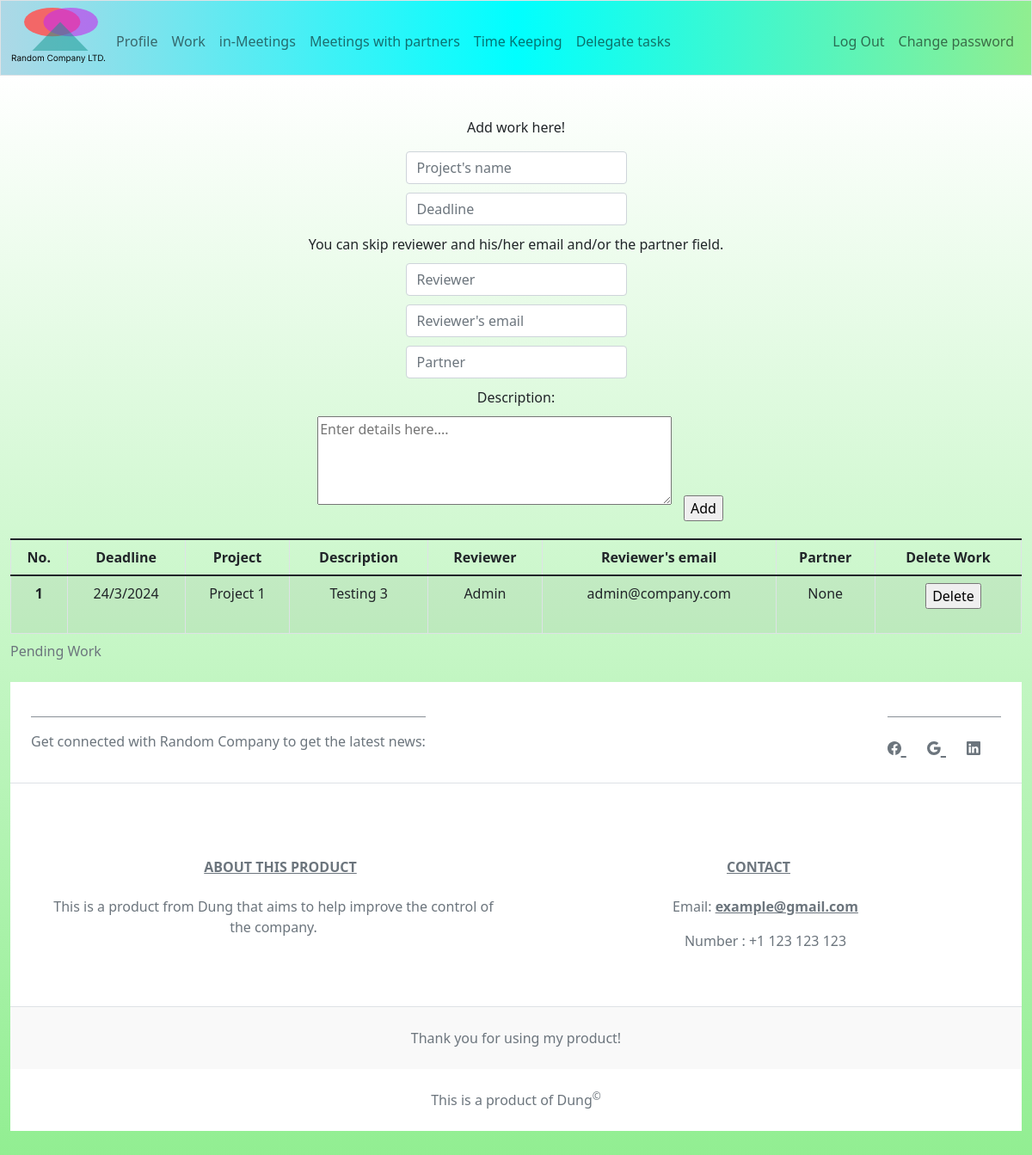
Page /work (signed in) on the earlier database version.
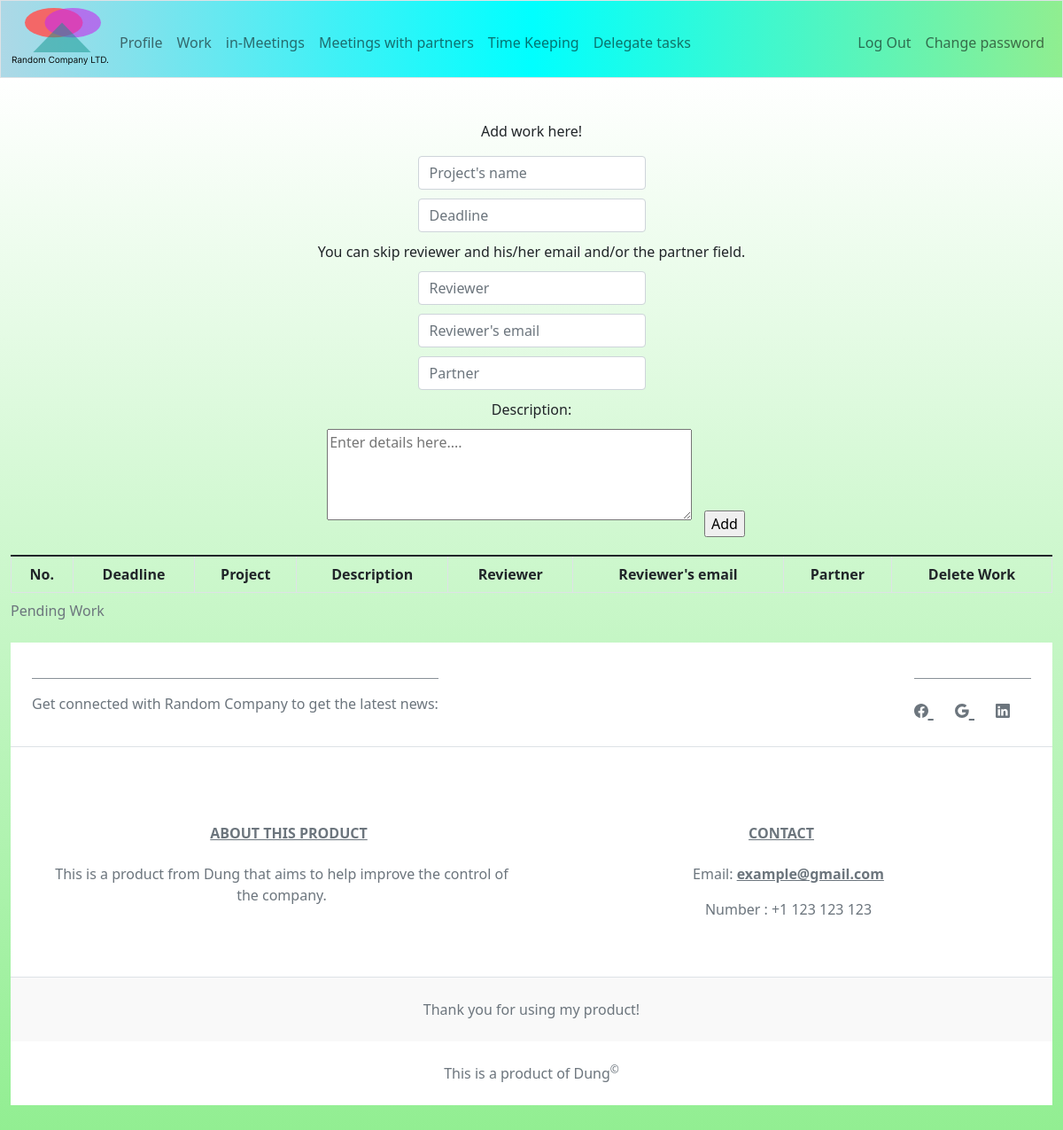
Same page on the later database version.
### tables this page shows
CREATE TABLE work (
    id INTEGER,
    worker_id INTEGER,
    project_id INTEGER,
    description TEXT NOT NULL,
    deadline TEXT NOT NULL,
    reviewer_id INTEGER,
    partner_id INTEGER,
    PRIMARY KEY(id),
    FOREIGN KEY(worker_id) REFERENCES workers(id),
    FOREIGN KEY(reviewer_id) REFERENCES workers(id),
    FOREIGN KEY(project_id) REFERENCES projects(id),
    FOREIGN KEY(partner_id) REFERENCES partners(id)
);

CREATE TABLE projects (
    id INTEGER,
    name TEXT NOT NULL UNIQUE,
    partner_id INTEGER,
    PRIMARY KEY(id),
    FOREIGN KEY(partner_id) REFERENCES partners(id)
);

CREATE TABLE workers (
    id INTEGER,
    name TEXT NOT NULL,
    email TEXT NOT NULL UNIQUE,
    pwd_hash TEXT NOT NULL,
    team_id INTEGER,
    birth TEXT NOT NULL,
    role TEXT NOT NULL,
    PRIMARY KEY(id),
    FOREIGN KEY(team_id) REFERENCES teams(id)
);

### app.py (the view)
@app.route("/work", methods=["GET", "POST"])
@login_required
def work():
    if request.method == "POST":
        if not (project := request.form.get("project").title()):
            return apology("You must enter a project that the work belongs to!")
        if not (info := request.form.get("info")):
            return apology("You must add description for the work!")
        if not (deadline := request.form.get("deadline")):
            return apology("You must enter a deadline for your work!")
        try:
            if datetime.strptime(deadline, "%d/%m/%Y") <= datetime.now():
                return apology("Not a valid deadline!")
        except ValueError:
            return apology("Inappropriate date format!")
        review = True
        reviewer_email = request.form.get("reviewer_email")
        if not (reviewer := request.form.get("reviewer")) and not (reviewer_email):
            review = False
        partner_rev = True
        if not (partner := request.form.get("partner").title()):
            partner_rev = False
        if len(fetch1 := db.execute("SELECT id FROM projects WHERE name = ?", project)) < 1:
            return apology("No such project!")
        project_id = fetch1[0]["id"]
        fetch2 = db.execute("SELECT id FROM workers WHERE name = ? AND email = ?", reviewer, reviewer_email)
        if review and len(fetch2) < 1:
            return apology("No such reviewer!")
        if len(fetch2) == 0:
            reviewer_id = None
        else:
            reviewer_id = fetch2[0]["id"]
        fetch3 = db.execute("SELECT id FROM partners WHERE name = ?", partner)
        if partner_rev and len(fetch3) < 1:
            return apology("No such partner!")
        if len(fetch3) == 0:
            partner_id = None
        else:
            partner_id = fetch3[0]["id"]
        if review:
            if partner_rev:
                db.execute("""INSERT INTO work(worker_id, project_id, description, deadline, reviewer_id, partner_id)
                        VALUES(?, ?, ?, ?, ?, ?)""", session["user_id"], project_id, info, deadline, reviewer_id, partner_id)
            else:
                db.execute("""INSERT INTO work(worker_id, project_id, description, deadline, reviewer_id, partner_id)
                        VALUES(?, ?, ?, ?, ?, NULL)""", session["user_id"], project_id, info, deadline, reviewer_id)
        else:
            if partner_id:
                db.execute("""INSERT INTO work(worker_id, project_id, description, deadline, reviewer_id, partner_id)
                            VALUES(?, ?, ?, ?, NULL, ?)""", session["user_id"], project_id, info, deadline, partner_id)
            else:
                db.execute("""INSERT INTO work(worker_id, project_id, description, deadline, reviewer_id, partner_id)
                        VALUES(?, ?, ?, ?, NULL, NULL)""", session["user_id"], project_id, info, deadline)
        return redirect("/work")
    else:
        works = []
        work = db.execute("SELECT * FROM work WHERE worker_id = ?", session["user_id"])
        for item in work:
            if datetime.strptime(item["deadline"], "%d/%m/%Y") < datetime.now():
                continue
            if len(fetch1 := db.execute("SELECT name, email FROM workers WHERE workers.id = ?", item["reviewer_id"])) == 0:
                reviewer, re_email = "None", "None"
            else:
                reviewer, re_email = fetch1[0]["name"], fetch1[0]["email"],
            if len(fetch2 := db.execute("SELECT name FROM partners WHERE partners.id = ?", item["partner_id"])) == 0:
                partner = "None"
            else:
                partner = fetch2[0]["name"]
            project = db.execute("SELECT name FROM projects WHERE id = ?", item["project_id"])[0]["name"]
            works.append([ item["id"],
                {"reviewer": reviewer,
                "email": re_email,
                "project": project,
                "partner": partner,
                "description": item["description"],
                "deadline": item["deadline"]
                }])
            works = sorted(works, key=lambda data: datetime.strptime(data[1]["deadline"], "%d/%m/%Y"), reverse=False)
        return render_template("work.html", works=works)

### app.py (called while the page is built)
@app.after_request
def after_request(response):
    response.headers["Cache-Control"] = "no-cache, no-store, must-revalidate"
    response.headers["Expires"] = 0
    response.headers["Pragma"] = "no-cache"
    return response

### funcs.py (called while the page is built)
def login_required(func):
    @wraps(func)
    def decorated_function(*args, **kwargs):
        if session.get("user_id") is None:
            return redirect("/login")
        return func(*args, **kwargs)
    return decorated_function

### templates/work.html (shortened to what this page needs)
{% extends "layout.html" %}
{% block main %}
    <div>
        <p>Add work here!</p>
        <form action="/work" method="post" id="add-work">
            <input type="text" name="project" autofocus autocomplete="off" class="inp form-control mx-auto w-auto" placeholder="Project's name">
            <input type="text" name="deadline" autocomplete="off" class="inp form-control mx-auto w-auto" placeholder="Deadline">
            <label for="reviewer">You can skip reviewer and his/her email and/or the partner field.</label>
            <input type="text" name="reviewer" autocomplete="off" class="inp form-control mx-auto w-auto" placeholder="Reviewer">
            <input type="text" name="reviewer_email" autocomplete="off" class="inp form-control mx-auto w-auto" placeholder="Reviewer's email">
            <input type="text" name="partner" autocomplete="off" class="inp form-control mx-auto w-auto" placeholder="Partner">
            <label for="info">Description:</label><br>
            <textarea type="text" name="info" id="info" autocomplete="off" class="description" form="add-work" placeholder="Enter details here...."></textarea>
            <input type="submit" value="Add">
        </form>
    </div>
    <table class="table table-striped table-bordered table-hover">
        <caption>Pending Work</caption>
        <thead class="thead-light">
            <th scope="col">No.</th>
            <th scope="col">Deadline</th>
            <th scope="col">Project</th>
            <th scope="col">Description</th>
            <th scope="col">Reviewer</th>
            <th scope="col">Reviewer's email</th>
            <th scope="col">Partner</th>
            <th scope="col">Delete Work</th>
        </thead>
        <tbody>
            {% for work in works %}
                <tr>
                    <th scope="row">{{ loop.index }}</th>
                    <td>{{ work[1]["deadline"] }}</td>
                    <td>{{ work[1]["project"] }}</td>
                    <td>{{ work[1]["description"] }}</td>
                    <td>{{ work[1]["reviewer"] }}</td>
                    <td>{{ work[1]["email"] }}</td>
                    <td>{{ work[1]["partner"] }}</td>
                    <td>
                        <form action="/delete_work" method="post">
                            <input type="submit" value="Delete">
                        </form>
                    </td>
                </tr>
            {% endfor %}
        </tbody>
    </table>
{% endblock %}

Differences in the rows shown:
removed work: deadline "24/3/2024", description "Testing 3"
removed projects: name "Project 1"
removed workers: name "Admin", email "admin@company.com"
Other differences:
list line gone: "1 None Delete"
